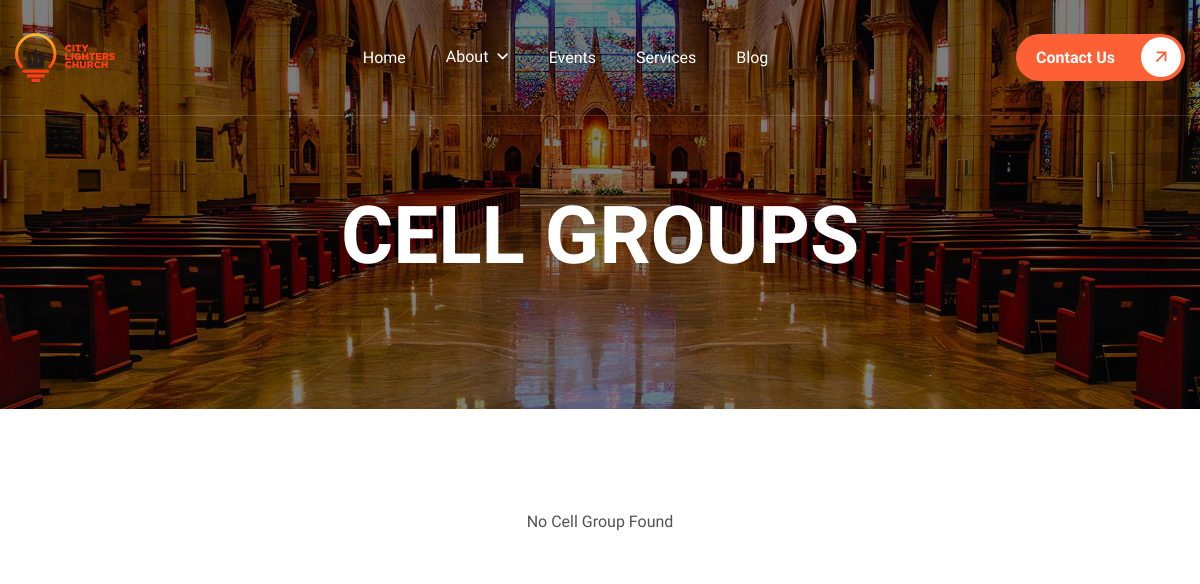
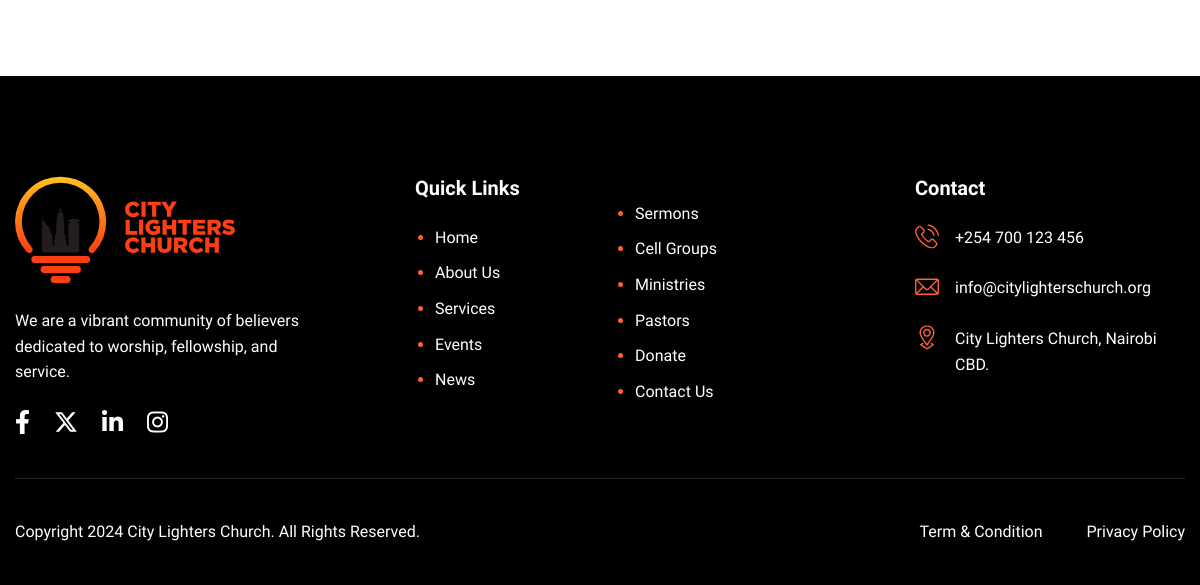
/cell-groups/, run on an earlier commit of the app's database (2 pictures, top to bottom).
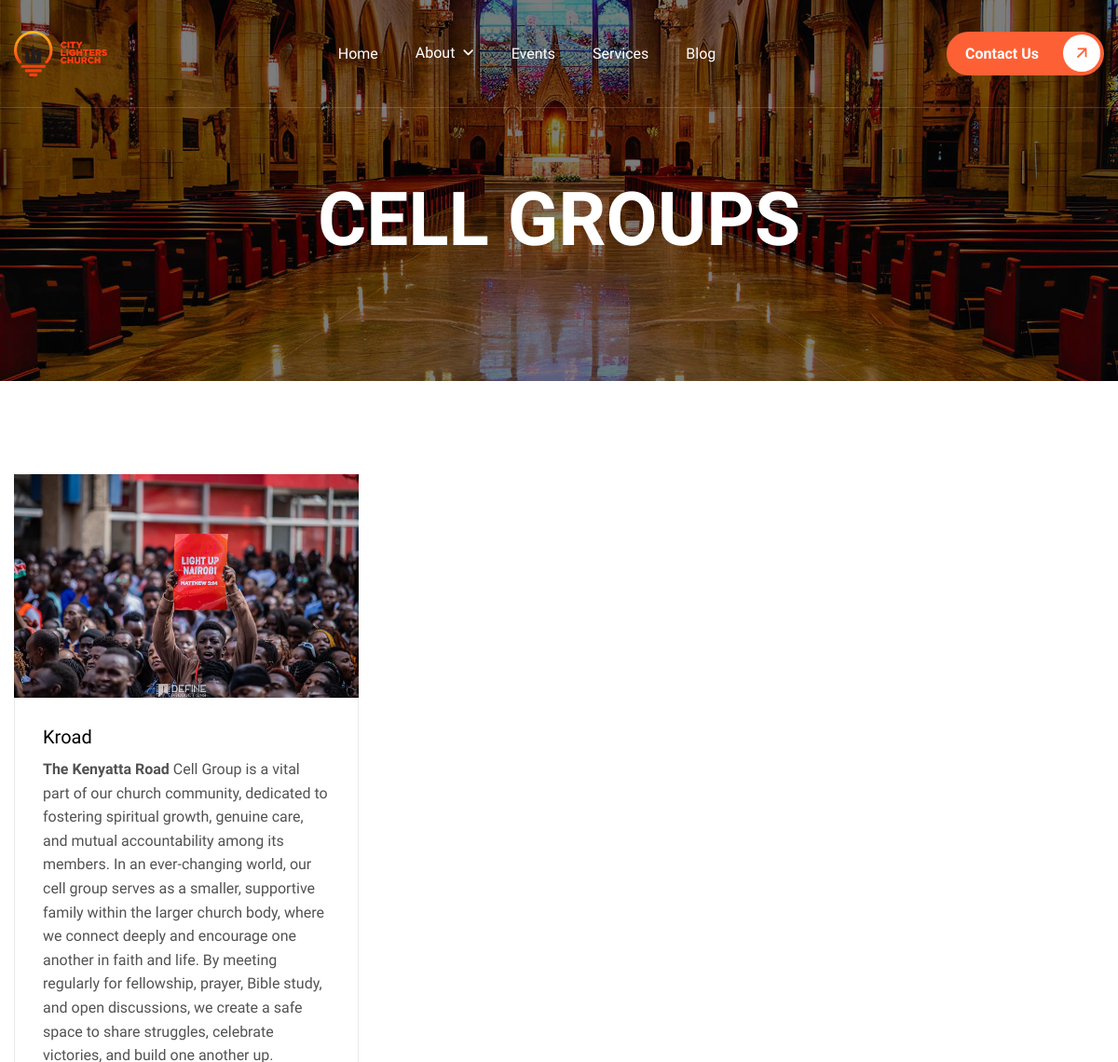
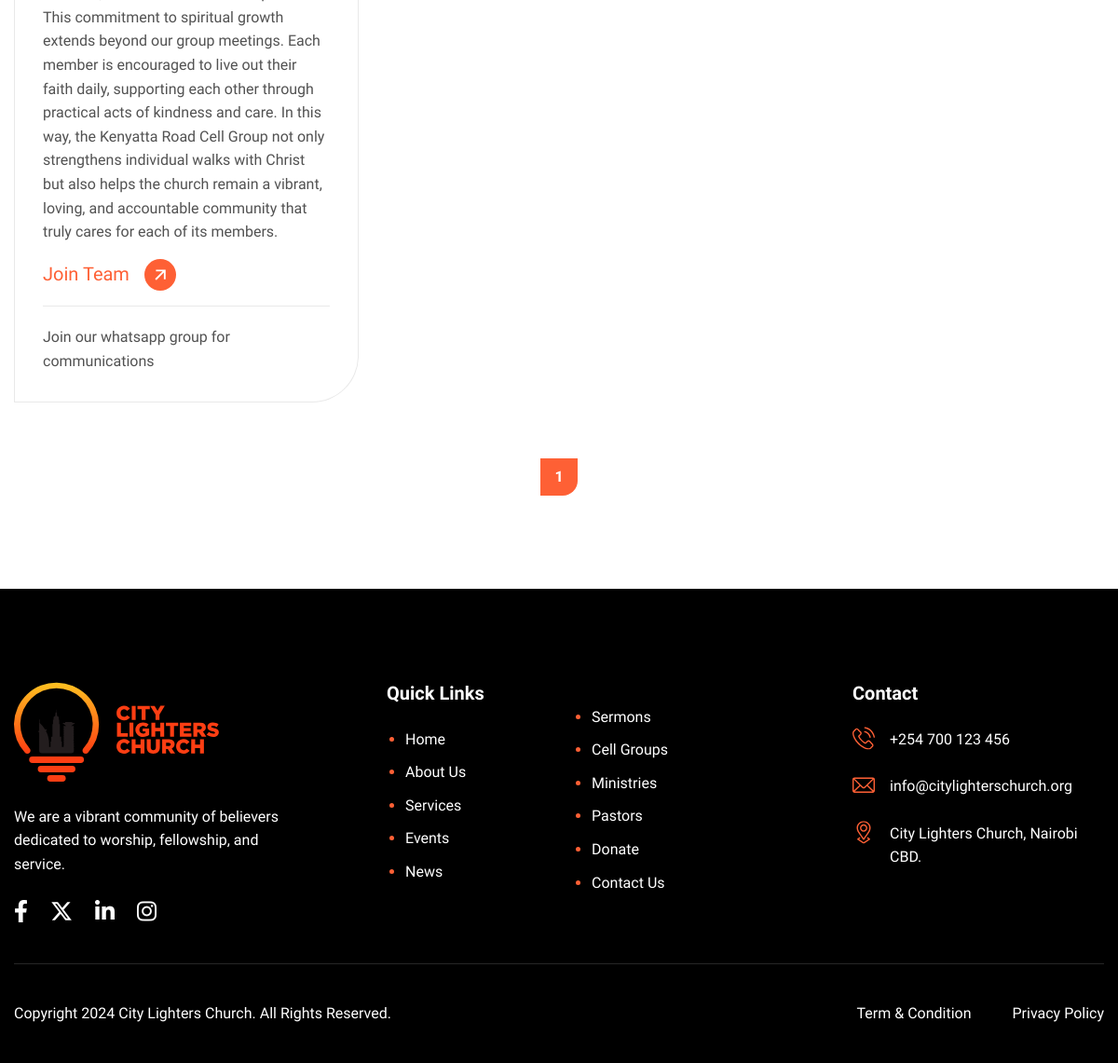
And on a later commit of the database (2 pictures, top to bottom).
### app/models.py (models this page shows, shortened)
class CellGroup(models.Model):
    title =  models.CharField(max_length=220, unique=True)
    whatsapp_link  = models.URLField()
    img = models.ImageField(upload_to="blog/")
    description = CKEditor5Field('Text', config_name='default')
    is_active = models.BooleanField(default=True)
    created_at = models.DateTimeField(auto_now_add=True)
    updated_at = models.DateTimeField(auto_now=True)
    class Meta:
        ordering = ('is_active', 'created_at')
        verbose_name_plural = 'Cell Groups'

### app/views.py (the view)
# urls.py: path('cell-groups/', views.cell_groups, name='campaign'),
def cell_groups(request):
    paginator = Paginator(CellGroup.objects.filter(is_active=True), 6)
    page_number = request.GET.get("page")
    page_obj = paginator.get_page(page_number)
    context = {
        'title': 'Cell Groups',
        'cellgroups': page_obj
    }
    return render(request, 'campaign.html', context)

### templates/campaign.html (shortened to what this page needs)
{% extends 'base.html' %}
{% block content %}
    <div class="page-campaign">
        <div class="container">
            {% if cellgroups %}
            <div class="row">
                {% for cellgroup in cellgroups %}
                <div class="col-lg-4 col-md-6">
                    <div class="campaign-item wow fadeInUp">
                        <div class="campaign-image">
                            <figure>
                                <a href="{{ cellgroup.get_absolute_url }}" class="image-anime" data-cursor-text="View">
                                    <img src="{{ cellgroup.img.url }}" alt="{{ cellgroup.title }}">
                                </a>
                            </figure>
                        </div>
                        <div class="campaign-body">
                            <div class="campaign-content">
                                <h2>{{ cellgroup.title }}</h2>
                                <p>{{ cellgroup.description|safe|default:'No Description Found' }}</p>
                            </div>
                            <div class="campaign-btn">
                                <a href="{{ cellgroup.whatsapp_link }}" class="read-more-btn">Join team</a>
                            </div>
                            Join our whatsapp group for communications
                        </div>
                    </div>
                </div>
                {% endfor %}
                <div class="col-lg-12">
                    <div class="page-pagination wow fadeInUp" data-wow-delay="0.5s">
                        <ul class="pagination">
                                <li class="active"><a href="?page={{ cellgroups.number }}">{{ cellgroups.number }}</a></li>
                        </ul>
                    </div>
                </div>
            </div>
            {% else %}
                <p class="text-center">No Cell Group Found</p>
            {% endif %}
        </div>
    </div>
{% endblock %}

What changed in the data, as far as the page shows it:
added CellGroup: img (picture), title "Kroad", description "The Kenyatta Road Cell Group is a vital part of our church community, dedicated to fostering spiritual growth, genuine care, and mutual accountability among its members. In an ever-changing world, our cell group serves as a smaller, supportive family within the larger church body, where we connect deeply and encourage one another in faith and life. By meeting regularly for fellowship, prayer, Bible study, and open discussions, we create a safe space to share struggles, celebrate victories, and build one another up. This commitment to spiritual growth extends beyond our group meetings. Each member is encouraged to live out their faith daily, supporting each other through practical acts of…"
Also different on the page:
{{ cellgroups.number }}: (not shown) → "1"
text no longer shown: "No Cell Group Found"
